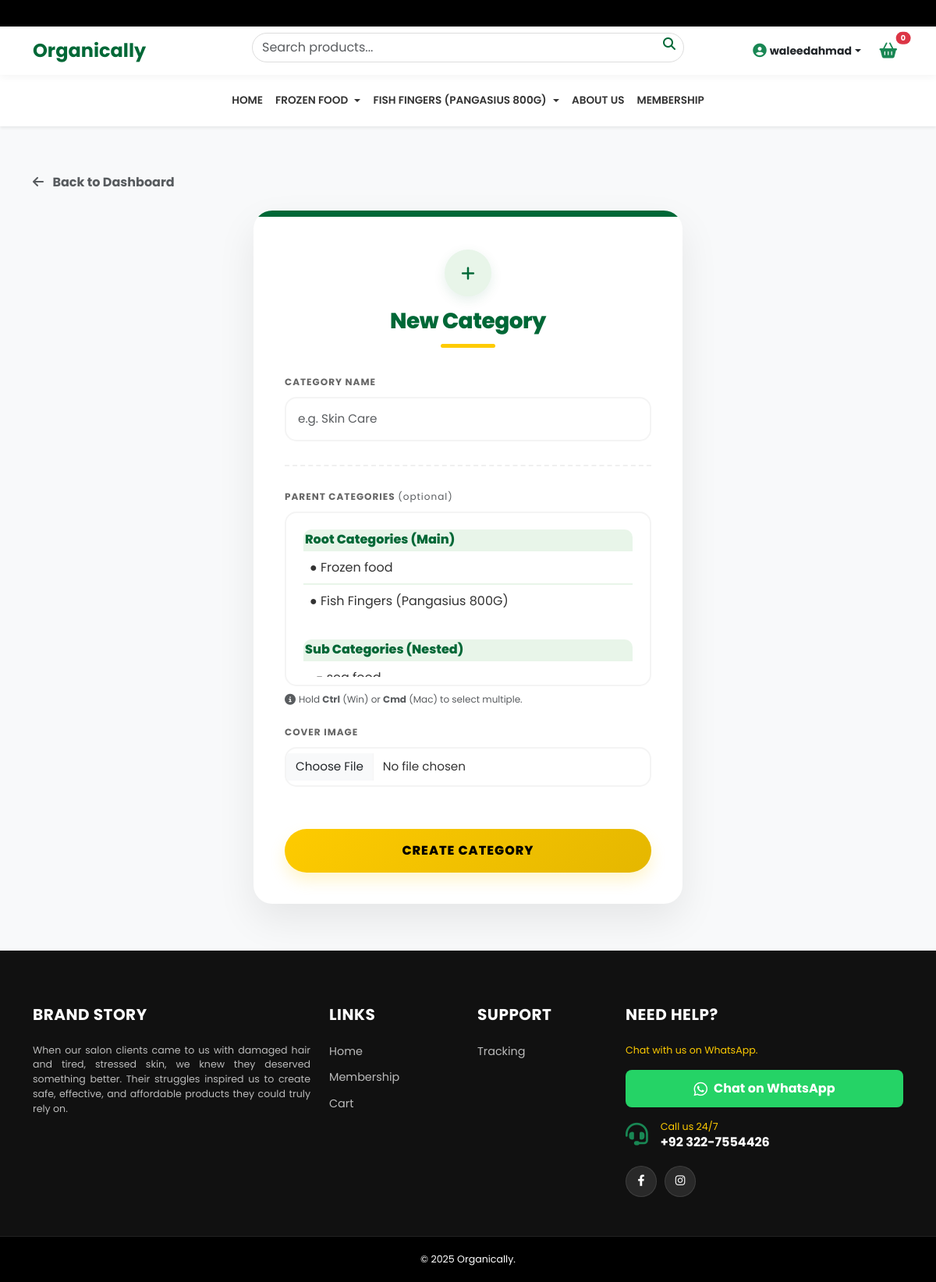
The page /portal/add-category/ (signed in) on the database its author committed.
### store/models.py (models this page shows, shortened)
class Category(models.Model):
    name = models.CharField(max_length=100, unique=True)
    image = models.ImageField(upload_to='categories/', blank=True, null=True)
    parents = models.ManyToManyField('self', related_name='children', blank=True, symmetrical=False)
    class Meta: verbose_name_plural = "Categories"

### custom_admin/views.py (the view, shortened to what this page needs)
# urls.py: path('add-category/', views.admin_add_category, name='admin_add_category'),
@user_passes_test(is_admin)
def admin_add_category(request):
    return render(request, 'custom_admin/add_category.html', {'categories': Category.objects.all()})

### custom_admin/views.py (called while the page is built)
def is_admin(u): return u.is_superuser

### orders/context_processors.py (called while the page is built)
def cart_count(request):
    cart = request.session.get('cart', {})
    return {'cart_item_count': sum(cart.values())}

### templates/custom_admin/add_category.html (shortened to what this page needs)
{% extends 'store/base.html' %}
{% block content %}
<div class="admin-form-container">
    <div class="container">
        <a href="{% url 'admin_dashboard' %}" class="text-decoration-none text-muted fw-bold mb-4 d-inline-block hover-green">
            <i class="fas fa-arrow-left me-2"></i> Back to Dashboard
        </a>
        <div class="form-card">
            <div class="top-accent"></div>
            <div class="form-header">
                <div style="width: 60px; height: 60px; background: #e8f5e9; color: #006837; border-radius: 50%; display: flex; align-items: center; justify-content: center; margin: 0 auto 15px; box-shadow: 0 5px 15px rgba(0,104,55,0.1);">
                    <i class="fas fa-plus fa-lg"></i>
                </div>
                <h3>New Category</h3>
            </div>
            <form method="POST" enctype="multipart/form-data">
                <div class="mb-4">
                    <label class="label-custom">Category Name</label>
                    <input type="text" name="name" class="form-control clean-input" placeholder="e.g. Skin Care" required>
                </div>
                <div class="divider-line"></div>
                <div class="mb-4">
                    <label class="label-custom">Parent Categories <span class="text-muted fw-normal text-lowercase">(optional)</span></label>
                    <div class="rounded-select-container">
                        <select name="parents" class="form-control clean-select multi-select-box" multiple>
                            <optgroup label="Root Categories (Main)">
                                {% for cat in categories %}
                                    {% if not cat.parents.exists %}
                                        <option value="{{ cat.id }}">&#9679; {{ cat.name }}</option>
                                    {% endif %}
                                {% endfor %}
                            </optgroup>
                            <option disabled style="height: 5px; background: transparent;"></option>
                            <optgroup label="Sub Categories (Nested)">
                                {% for cat in categories %}
                                    {% if cat.parents.exists %}
                                        <option value="{{ cat.id }}">&nbsp;&nbsp;- {{ cat.name }}</option>
                                    {% endif %}
                                {% endfor %}
                            </optgroup>
                        </select>
                    </div>
                    <div class="d-flex align-items-center mt-2 text-muted">
                        <i class="fas fa-info-circle me-1 small"></i>
                        <small style="font-size: 0.75rem;">Hold <strong>Ctrl</strong> (Win) or <strong>Cmd</strong> (Mac) to select multiple.</small>
                    </div>
                </div>
                <div class="mb-4">
                    <label class="label-custom">Cover Image</label>
                    <input type="file" name="image" class="form-control clean-input" style="padding: 12px;">
                </div>
                <button type="submit" class="btn-add">Create Category</button>
            </form>
        </div>
    </div>
</div>
{% endblock %}

### templates/store/base.html (shortened to what this page needs)
{% load static %}
<!DOCTYPE html>
<html lang="en">
<head>
    <link href="https://cdn.jsdelivr.net/npm/bootstrap@5.3.0/dist/css/bootstrap.min.css" rel="stylesheet">
    <link rel="stylesheet" href="https://cdnjs.cloudflare.com/ajax/libs/font-awesome/6.4.0/css/all.min.css">
    <link rel="stylesheet" href="https://cdnjs.cloudflare.com/ajax/libs/viewerjs/1.11.3/viewer.min.css">
</head>
<body>
    <div class="top-bar"><div class="marquee-text">Whatsapp us 24/7 at +92 322-7554426 | Free Delivery for Orders over 2500 </div></div>
    <div class="main-header sticky-top">
        <div class="container">
            <div class="row align-items-center g-2">
                <div class="col-6 col-lg-3 d-flex align-items-center">
                    <a href="{% url 'home' %}" class="text-decoration-none"><h4 class="m-0 fw-bold" style="color: var(--primary-green);">Organically</h4></a>
                </div>
                <div class="col-6 col-lg-3 text-end d-flex align-items-center justify-content-end order-lg-3 mobile-actions gap-3">
                    {% if user.is_authenticated %}
                        <div class="dropdown">
                            <a class="text-dark text-decoration-none small fw-bold dropdown-toggle d-flex align-items-center" href="#" data-bs-toggle="dropdown">
                                <span class="d-none d-lg-inline">{{ user.username }}</span>
                            </a>
                        </div>
                    {% else %}
                        <a href="{% url 'login' %}" class="text-dark small fw-bold"><i class="fas fa-user me-1"></i> Login</a>
                    {% endif %}
                    <a href="{% url 'cart_page' %}" class="btn btn-outline-success rounded-pill position-relative border-0 fw-bold p-1 px-2">
                        <i class="fas fa-shopping-basket fa-lg"></i>
                        <span id="cart-badge" class="position-absolute top-0 start-100 translate-middle badge rounded-pill bg-danger" style="font-size: 0.6rem;">{{ cart_item_count|default:"0" }}</span>
                    </a>
                </div>
                <div class="col-12 col-lg-6 order-lg-2 mt-2 mt-lg-0">
                    <form class="search-box d-flex position-relative" action="{% url 'search' %}" method="GET">
                        <input class="form-control search-input" type="search" name="q" placeholder="Search products..." value="{{ request.GET.q }}">
                        <button class="search-btn" type="submit"><i class="fas fa-search"></i></button>
                    </form>
                </div>
            </div>
        </div>
    </div>
    <nav class="navbar navbar-expand-lg navbar-custom shadow-sm bg-white d-none d-lg-block">
        <div class="container justify-content-center">
            <ul class="navbar-nav align-items-center">
                <li class="nav-item"><a class="nav-link" href="{% url 'home' %}">HOME</a></li>
                {% for cat in categories %}
                    {% if not cat.parents.exists %}
                        {% if cat.children.exists %}
                            <li class="nav-item dropdown">
                                <a class="nav-link dropdown-toggle" href="{% url 'category_view' cat.id %}" id="catDrop{{ cat.id }}" role="button" aria-expanded="false">
                                    {{ cat.name|upper }}
                                </a>
                            </li>
                        {% else %}
                            <li class="nav-item">
                                <a class="nav-link" href="{% url 'category_view' cat.id %}">{{ cat.name|upper }}</a>
                            </li>
                        {% endif %}
                    {% endif %}
                {% endfor %}
                <li class="nav-item"><a class="nav-link" href="{% url 'about' %}">ABOUT US</a></li>
                <li class="nav-item"><a class="nav-link" href="{% url 'membership' %}">MEMBERSHIP</a></li>
            </ul>
        </div>
    </nav>
    <div style="flex: 1;">{% block content %}{% endblock %}</div>
    <footer>
        <div class="container">
            <div class="row g-4">
                <div class="col-lg-4 col-md-6">
                    <h5 class="text-white">Brand Story</h5>
                    <p class="small mb-4" style="color: var(--accent-white); text-align: justify;">
                        When our salon clients came to us with damaged hair and tired, stressed skin, we knew they deserved something better.
                        Their struggles inspired us to create safe, effective, and affordable products they could truly rely on.
                    </p>
                </div>
                <div class="col-lg-2 col-md-6 col-6"><h5>Links</h5><ul><li><a href="{% url 'home' %}">Home</a></li><li><a href="{% url 'membership' %}">Membership</a></li><li><a href="{% url 'cart_page' %}">Cart</a></li></ul></div>
                <div class="col-lg-2 col-md-6 col-6"><h5>Support</h5><ul><li><a href="{% url 'my_orders' %}">Tracking</a></li></ul></div>
                <div class="col-lg-4 col-md-6">
                    <h5>Need Help?</h5>
                    <p class="small mb-3" style="color: var(--accent-yellow);">Chat with us on WhatsApp.</p>
                    <a href="https://wa.me/923227554426" target="_blank" class="btn w-100 mb-3 d-flex align-items-center justify-content-center" style="background-color: #25D366; color: white; font-weight: bold; border:none; padding: 12px; border-radius: 8px;"><i class="fab fa-whatsapp fa-lg me-2"></i> Chat on WhatsApp</a>
                    <div class="d-flex align-items-center mb-3"><i class="fas fa-headset fa-2x text-success me-3"></i><div><p class="mb-0 small" style="color: var(--accent-yellow);">Call us 24/7</p><h6 class="text-white fw-bold m-0">+92 322-7554426</h6></div></div>
                    <div class="footer-social"><a href="https://web.facebook.com/profile.php?id=61584493205748" target="_blank"><i class="fab fa-facebook-f"></i></a><a href="#" target="_blank"><i class="fab fa-instagram"></i></a></div>
                </div>
            </div>
        </div>
        <div class="footer-bottom"><div class="container text-center"><p class="mb-0 small text-white">&copy; 2025 Organically.</p></div></div>
    </footer>
</body>
</html>

### templates/store/base.html (style rules this page uses)
:root { --primary-green: #006837; --accent-yellow: #fecb00; --light-bg: #f8f9fa; }
body { font-family: 'Poppins', sans-serif; background-color: var(--light-bg); display: flex; flex-direction: column; min-height: 100vh; }
.top-bar { background-color: #000; color: #fff; font-size: 0.75rem; padding: 8px 0; overflow: hidden; white-space: nowrap; }
.marquee-text { display: inline-block; padding-left: 100%; animation: marquee 15s linear infinite; }
.main-header { background-color: #fff; padding: 15px 0; box-shadow: 0 2px 10px rgba(0,0,0,0.05); }
.search-input { border-radius: 50px; padding-right: 40px; border: 1px solid #ddd; }
.search-btn { position: absolute; right: 5px; top: 2px; background: none; border: none; color: var(--primary-green); }
.navbar-custom .nav-link { color: #333; font-weight: 600; font-size: 0.85rem; padding: 15px 15px; transition: 0.3s; }
@media (min-width: 992px) { .navbar-custom .dropdown-toggle::after { vertical-align: middle; margin-left: 5px; } }
footer { background-color: #111; color: #bbb; margin-top: auto; padding-top: 70px; font-size: 0.9rem; }
footer h5 { color: #fff; font-weight: 700; margin-bottom: 25px; text-transform: uppercase; letter-spacing: 0.5px; }
footer ul { list-style: none; padding: 0; }
footer ul li { margin-bottom: 12px; }
footer ul li a { color: #bbb; text-decoration: none; transition: 0.3s; }
.footer-social { display: flex; gap: 10px; margin-top: 20px; }
.footer-social a { display: flex; width: 40px; height: 40px; background: rgba(255, 255, 255, 0.1); color: #fff !important; align-items: center; justify-content: center; border-radius: 50%; text-decoration: none; transition: all 0.3s ease; border: 1px solid rgba(255, 255, 255, 0.1); }
.footer-bottom { background: #000; padding: 20px 0; margin-top: 50px; border-top: 1px solid #222; }

### templates/custom_admin/add_category.html (style rules this page uses)
.admin-form-container { background: #f8f9fa; min-height: 90vh; padding: 60px 0; }
.form-card { background: #fff; border-radius: 24px; box-shadow: 0 20px 50px rgba(0,0,0,0.08); padding: 40px; max-width: 550px; margin: 0 auto; position: relative; overflow: hidden; }
.top-accent { position: absolute; top: 0; left: 0; right: 0; height: 8px; background: #006837; border-radius: 24px 24px 0 0; }
.form-header { text-align: center; margin-bottom: 35px; position: relative; margin-top: 10px; }
.form-header h3 { font-weight: 800; color: #006837; letter-spacing: -0.5px; }
.form-header::after { content: ''; display: block; width: 70px; height: 5px; background: #fecb00; margin: 12px auto 0; border-radius: 50px; }
.clean-input { background-color: #fff; border: 2px solid #f4f4f4; border-radius: 15px; padding: 15px; width: 100%; transition: all 0.3s ease; font-size: 0.95rem; color: #333; }
.rounded-select-container { border: 2px solid #f4f4f4; border-radius: 15px; padding: 10px; background: #fff; overflow: hidden; }
.clean-select { border: none; width: 100%; background: transparent; outline: none; }
optgroup { font-weight: 800; font-style: normal; color: #006837; background: #e8f5e9; border-radius: 10px; margin: 5px 0; }
option { background: #fff; color: #333; padding: 8px; margin: 2px 0; }
.label-custom { font-weight: 700; font-size: 0.75rem; color: #666; text-transform: uppercase; letter-spacing: 1px; margin-bottom: 10px; display: block; }
.btn-add { background: linear-gradient(135deg, #fecb00, #e5b700); color: #000; border: none; padding: 16px; border-radius: 50px; width: 100%; font-weight: 800; margin-top: 30px; transition: 0.3s; text-transform: uppercase; letter-spacing: 1px; box-shadow: 0 10px 20px rgba(254, 203, 0, 0.2); }
.multi-select-box { height: 200px; }
.divider-line { border-top: 2px dashed #f0f0f0; margin: 30px 0; }

### rows shown on the page
Category: name "FROZEN FOOD", {{ cat.id }} 1 (drawn)
Category: name "FISH FINGERS (PANGASIUS 800G)", {{ cat.id }} 10 (drawn)

### other values the page prints
{{ user.username }} "waleedahmad"
{{ cart_item_count|default:"0" }} "0"
